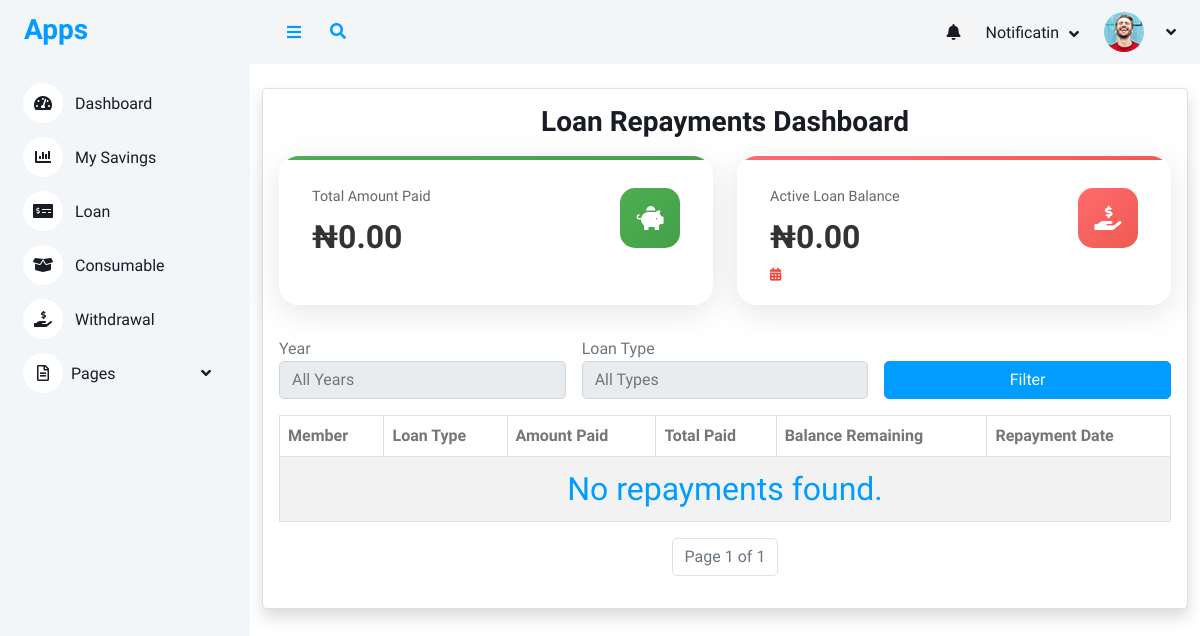
The app's page /loan-repayments/, older data.
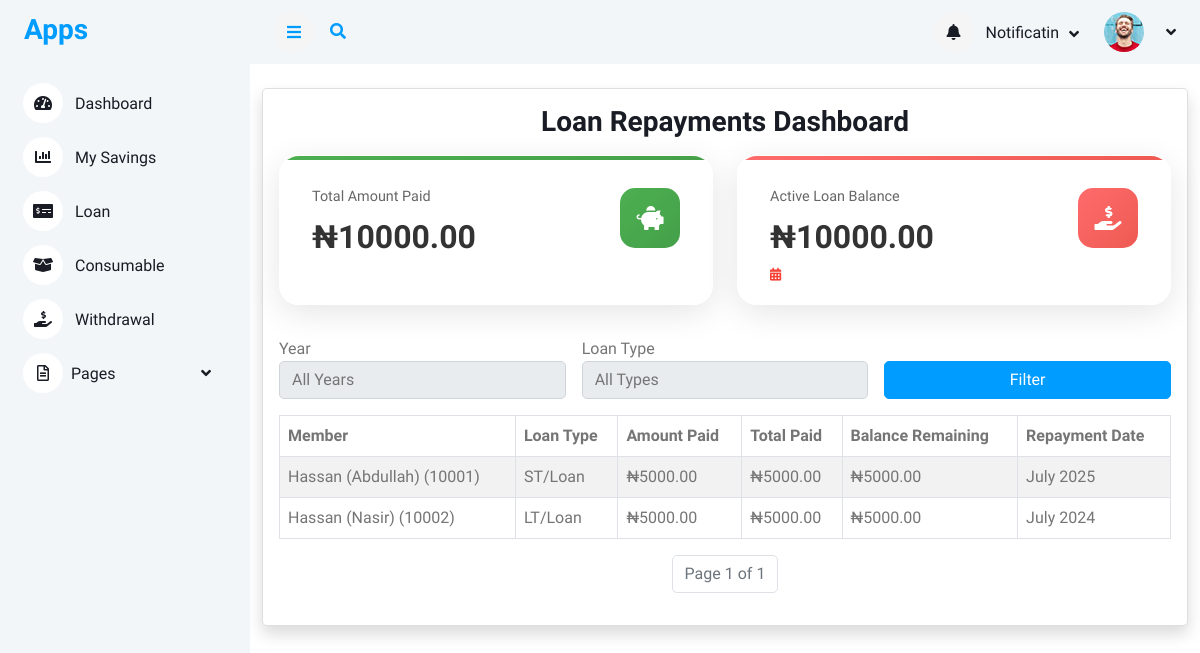
The same page, newer data.
### loan/models.py (models this page shows, shortened)
class LoanRepayback(models.Model):
    loan_request = models.ForeignKey(LoanRequest, on_delete=models.CASCADE, related_name="repaybacks")
    repayment_date = models.DateField()
    amount_paid = models.DecimalField(max_digits=10, decimal_places=2)
    balance_remaining = models.DecimalField(max_digits=10, decimal_places=2)
    created_by = models.ForeignKey(User,on_delete=models.CASCADE)

class LoanRequest(models.Model):
    member = models.ForeignKey(Member, on_delete=models.CASCADE, related_name="loan_requests")
    loan_type = models.ForeignKey(LoanType, on_delete=models.SET_NULL, null=True, blank=True)
    amount = models.DecimalField(max_digits=10, decimal_places=2)
    approved_amount = models.DecimalField(max_digits=10, decimal_places=2, null=True, blank=True)
    loan_term_months = models.PositiveIntegerField()
    application_date = models.DateField(default=today_date)
    approval_date = models.DateField(null=True, blank=True)
    status = models.CharField(max_length=20,choices=[ ("pending", "Pending"),("approved", "Approved"),("rejected", "Rejected"),  ("paid", "paid") ], default="pending",)
    rejection_reason = models.TextField(blank=True, null=True)
    file_one = models.ImageField(upload_to='file_one', blank=True, null=True)
    bank_name = models.ForeignKey(BankName,on_delete=models.CASCADE)
    bank_code = models.ForeignKey(BankCode,on_delete=models.CASCADE)
    account_number  = models.CharField(max_length=100)
    guarantor = models.ForeignKey(Member, on_delete=models.SET_NULL, null=True, blank=True, related_name="guaranteed_loans")
    guarantor_accepted = models.BooleanField(default=False)
    created_by = models.ForeignKey(User,on_delete=models.CASCADE)
    approved_by = models.ForeignKey(User, on_delete=models.SET_NULL, null=True, blank=True, related_name='approved_loan')
    date_created = models.DateTimeField(auto_now_add=True)

### accounts/models.py (models this page shows, shortened)
class Member(models.Model):
    member = models.OneToOneField(User, on_delete=models.CASCADE, null=True, blank=True,related_name='member')
    ippis = models.IntegerField(unique=True)  # Required and unique
    total_savings = models.DecimalField(max_digits=12, decimal_places=2, blank=True, null=True)
    def __str__(self):
        return f"{self.member} ({self.ippis})"

class User(AbstractUser):
    first_name = models.CharField(max_length=100)
    last_name = models.CharField(max_length=100)
    other_name = models.CharField(max_length=100)
    date_of_birth = models.DateField(blank=True,null=True)
    username = models.CharField(max_length=100, unique=True)
    savings = models.IntegerField(blank=True,null=True)
    account_type = models.CharField(max_length=100,blank=True,null=True)
    department = models.CharField(max_length=100)
    unit = models.CharField(max_length=100)
    gender = models.ForeignKey(Gender, on_delete=models.CASCADE, blank=True, null=True)
    group = models.ForeignKey(UserGroup, on_delete=models.CASCADE, blank=True, null=True)
    marital_status = models.ForeignKey(MaritalStatus,on_delete=models.SET_NULL, null=True, blank=True)
    religion = models.ForeignKey(Religion, on_delete=models.SET_NULL, null=True, blank=True,)
    passport = models.ImageField(upload_to='passport', blank=True, null=True)
    phone1 = models.CharField(max_length=15,null=True, blank=True)
    phone2 = models.CharField(max_length=15, null=True, blank=True)
    email = models.EmailField(blank=True, null=True)
    member_number = models.CharField(max_length=100)
    def __str__(self):
        return f"{self.first_name} ({self.last_name})"

### loan/views.py (the view)
# urls.py: path("loan-repayments/", views.filtered_loan_repayments, name="filtered_loan_repayments"),
def filtered_loan_repayments(request):
    years = LoanRequest.objects.annotate(year=ExtractYear("application_date")) \
        .values_list("year", flat=True).distinct().order_by("-year")
    loan_types = LoanRequest.objects.values_list("loan_type__name", flat=True).distinct().order_by("loan_type__name")
    selected_year = request.GET.get("year")
    selected_type = request.GET.get("loan_type")
    filters = Q()
    if selected_year:
        filters &= Q(loan_request__application_date__year=selected_year)
    if selected_type:
        filters &= Q(loan_request__loan_type__name=selected_type)
    repayments_qs = LoanRepayback.objects.select_related("loan_request__member", "loan_request__loan_type") \
        .filter(filters).order_by("-repayment_date")
    total_sum_paid = repayments_qs.aggregate(Sum("amount_paid"))["amount_paid__sum"] or 0
    enriched_repayments = []
    total_sum_remaining = 0
    for repay in repayments_qs:
        loan = repay.loan_request
        total_paid = LoanRepayback.objects.filter(loan_request=loan).aggregate(Sum("amount_paid"))["amount_paid__sum"] or 0
        approved = loan.approved_amount or 0
        balance = approved - total_paid
        total_sum_remaining += balance  # <-- Add this
        enriched_repayments.append({
            "repayment": repay,
            "total_paid": total_paid,
            "balance_remaining": balance,
        })
    paginator = Paginator(enriched_repayments, 5)  # Show 10 per page
    page_number = request.GET.get("page")
    page_obj = paginator.get_page(page_number)
    context = {"page_obj": page_obj,"years": years, "loan_types": loan_types,
                "selected_year": selected_year, "selected_type": selected_type,
                "total_sum_paid": total_sum_paid,"total_sum_remaining": total_sum_remaining,}
    return render(request, "reports/filtered_loan_repayments.html", context)

### templates/reports/filtered_loan_repayments.html (shortened to what this page needs)
{% extends "base/base.html" %}
{% block content %}
<div class="container mt-4">
    <div class="card shadow col-md-12">
        <div class="card-body">
           <h3 class="mb-3 text-center">Loan Repayments Dashboard</h3>
           <div class="stats-grid ">
        <div class="stat-card">
            <div class="stat-header">
                <div class="stat-info">
                    <h3>Total Amount Paid</h3>
                    <div class="stat-value"> ₦{{ total_sum_paid|floatformat:2 }}</div>
                </div>
                <div class="stat-icon savings">
                    <i class="fas fa-piggy-bank"></i>
                </div>
            </div>
        </div>
        <div class="stat-card loan">
            <div class="stat-header">
                <div class="stat-info">
                    <h3>Active Loan Balance</h3>
                    <div class="stat-value">₦{{ total_sum_remaining|floatformat:2 }}</div>
                    <div class="stat-change negative">
                        <i class="fas fa-calendar-alt"></i>
                    </div>
                </div>
                <div class="stat-icon loan">
                    <i class="fas fa-hand-holding-usd"></i>
                </div>
            </div>
        </div>
    </div>
    <form method="get" class="row g-3 mb-3">
        <div class="col-md-4">
            <label>Year</label>
            <select name="year" class="form-control">
                <option value="">All Years</option>
            </select>
        </div>
        <div class="col-md-4">
            <label>Loan Type</label>
            <select name="loan_type" class="form-control">
                <option value="">All Types</option>
            </select>
        </div>
        <div class="col-md-4 d-flex align-items-end">
            <button type="submit" class="btn btn-primary w-100">Filter</button>
        </div>
    </form>
    <div class="table-responsive">
    <table class="table table-bordered table-striped">
        <thead>
            <tr>
                <th>Member</th>
                <th class="text-nowrap text-truncate" style="max-width: 250px;">Loan Type</th>
                <th class="text-nowrap text-truncate" style="max-width: 250px;">Amount Paid</th>
                <th class="text-nowrap text-truncate" style="max-width: 250px;">Total Paid</th>
                <th class="text-nowrap text-truncate" style="max-width: 250px;">Balance Remaining</th>
                <th class="text-nowrap text-truncate" style="max-width: 250px;">Repayment Date</th>
            </tr>
        </thead>
        <tbody>
            {% for item in page_obj %}
            <tr>
                <td class="text-nowrap text-truncate" style="max-width: 250px;">{{ item.repayment.loan_request.member }}</td>
                 <td class="text-nowrap text-truncate" style="max-width: 250px;">
                    {% if "short" in item.repayment.loan_request.loan_type.name|lower %}
                        ST/Loan
                    {% elif "long" in item.repayment.loan_request.loan_type.name|lower %}
                        LT/Loan
                    {% else %}
                        {{ item.repayment.loan_request.loan_type.name }}
                    {% endif %}
                    </td>
                <td>₦{{ item.repayment.amount_paid|floatformat:2 }}</td>
                <td>₦{{ item.total_paid|floatformat:2 }}</td>
                <td>₦{{ item.balance_remaining|floatformat:2 }}</td>
                <td class="text-nowrap text-truncate" style="max-width: 250px;">{{ item.repayment.repayment_date|date:"F Y" }}</td>
            </tr>
            {% empty %}
            <tr>
                <td colspan="7" class="text-center text-primary fs-2">No repayments found.</td>
            </tr>
            {% endfor %}
        </tbody>
    </table>
    </div>
    <div class="d-flex justify-content-center">
        <ul class="pagination">
            <li class="page-item disabled">
                <a class="page-link">Page {{ page_obj.number }} of {{ page_obj.paginator.num_pages }}</a>
            </li>
        </ul>
    </div>
        </div>
    </div>
</div>
{% endblock %}

Row changes from the older to the newer data that the page shows:
added LoanRepayback: repayment.loan_request.member "Hassan (Abdullah) (10001)", shows "ST/Loan", repayment.amount_paid "5000.00", total_paid "5000.00", balance_remaining "5000.00", repayment.repayment_date "July 2025"
added LoanRepayback: repayment.loan_request.member "Hassan (Nasir) (10002)", shows "LT/Loan", repayment.amount_paid "5000.00", total_paid "5000.00", balance_remaining "5000.00", repayment.repayment_date "July 2024"
Text that changed along with them:
{{ total_sum_paid|floatformat:2 }}: "0.00" → "10000.00"
{{ total_sum_remaining|floatformat:2 }}: "0.00" → "10000.00"
text no longer shown: "No repayments found."
